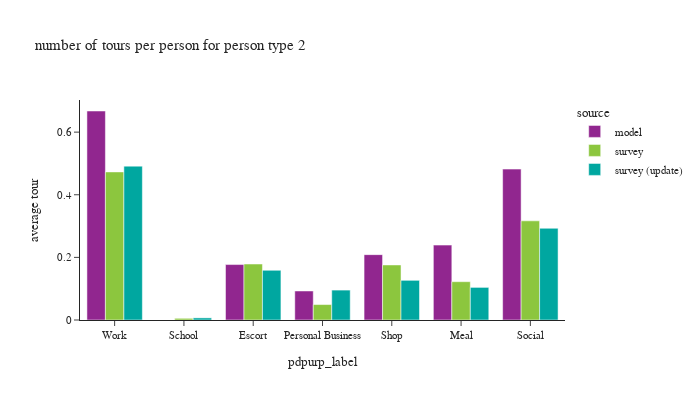

This figure's notebook cell:
### Code cell
plot_by_pptyp(df_tour, '2')

### Figure 1 — Plotly figure (JSON) as saved in the notebook; plotly's stock layout.template omitted (floating-point values rounded to 4 significant figures)
{"data": [{"alignmentgroup": "True", "hovertemplate": "source=model<br>pdpurp_label=%{x}<br>average tour=%{y}<extra></extra>", "legendgroup": "model", "marker": {"color": "#91268F", "pattern": {"shape": ""}}, "name": "model", "offsetgroup": "model", "orientation": "v", "showlegend": true, "textposition": "auto", "type": "bar", "x": ["Work", "School", "Escort", "Personal Business", "Shop", "Meal", "Social"], "xaxis": "x", "y": [0.6675, 0.0, 0.1771, 0.09272, 0.2087, 0.2392, 0.4819], "yaxis": "y"}, {"alignmentgroup": "True", "hovertemplate": "source=survey<br>pdpurp_label=%{x}<br>average tour=%{y}<extra></extra>", "legendgroup": "survey", "marker": {"color": "#8CC63E", "pattern": {"shape": ""}}, "name": "survey", "offsetgroup": "survey", "orientation": "v", "showlegend": true, "textposition": "auto", "type": "bar", "x": ["Work", "School", "Escort", "Personal Business", "Shop", "Meal", "Social"], "xaxis": "x", "y": [0.473, 0.005399, 0.1788, 0.04936, 0.1758, 0.1224, 0.3167], "yaxis": "y"}, {"alignmentgroup": "True", "hovertemplate": "source=survey (update)<br>pdpurp_label=%{x}<br>average tour=%{y}<extra></extra>", "legendgroup": "survey (update)", "marker": {"color": "#00A7A0", "pattern": {"shape": ""}}, "name": "survey (update)", "offsetgroup": "survey (update)", "orientation": "v", "showlegend": true, "textposition": "auto", "type": "bar", "x": ["Work", "School", "Escort", "Personal Business", "Shop", "Meal", "Social"], "xaxis": "x", "y": [0.4914, 0.006773, 0.1588, 0.09554, 0.1267, 0.1041, 0.2929], "yaxis": "y"}], "layout": {"barmode": "group", "font": {"size": 11}, "height": 400, "legend": {"title": {"text": "source"}, "tracegroupgap": 0}, "title": {"text": "number of tours per person for person type 2"}, "width": 700, "xaxis": {"anchor": "y", "domain": [0.0, 1.0], "title": {"text": "pdpurp_label"}}, "yaxis": {"anchor": "x", "domain": [0.0, 1.0], "tickformat": ".2", "title": {"text": "average tour"}}}}
